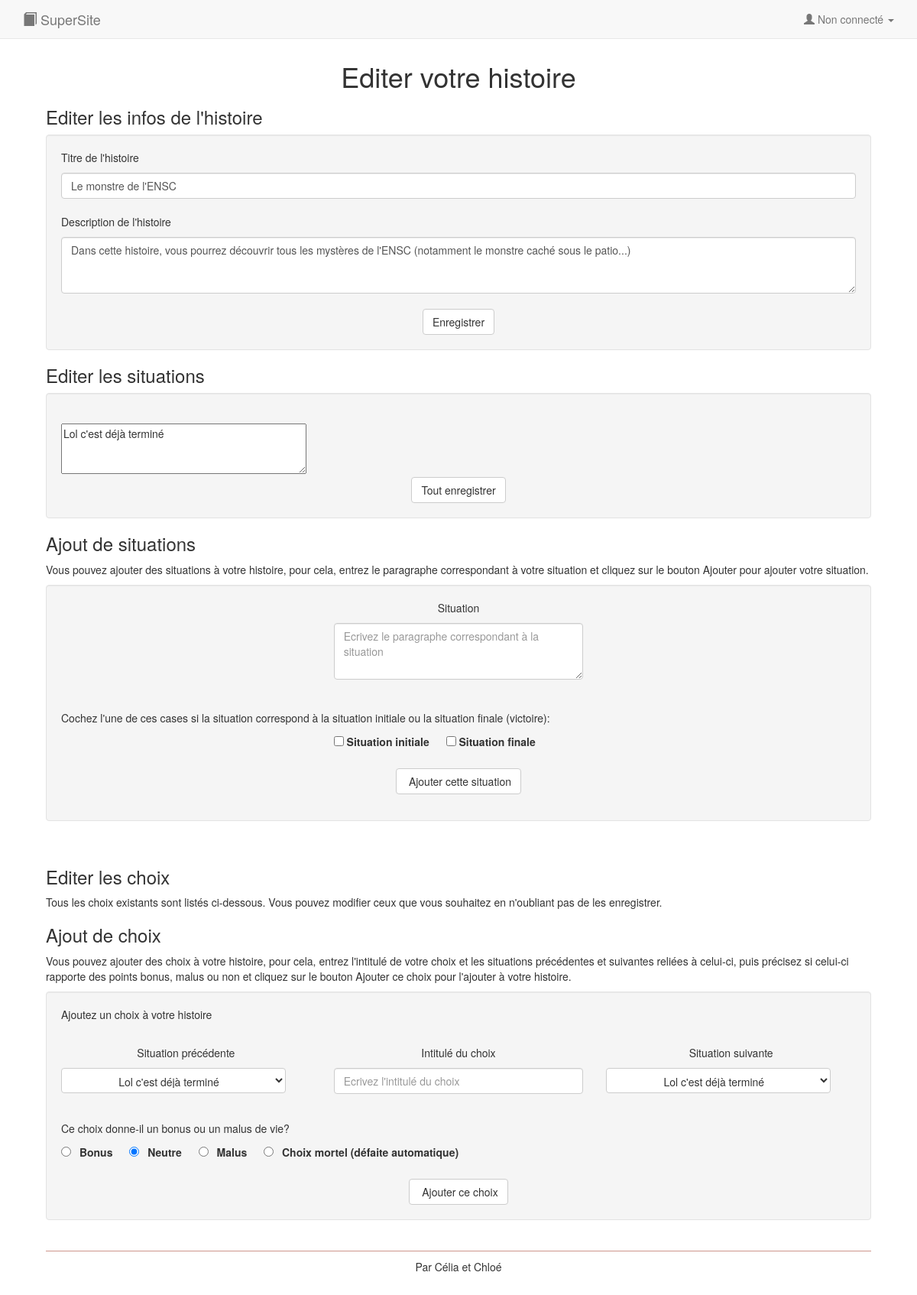
Page /edit.php?id_hist=2 on the committed database.
### tables this page shows
CREATE TABLE `histoire` (
  `id_hist` int(11) NOT NULL,
  `titre` varchar(50) NOT NULL,
  `image` varchar(20) NOT NULL,
  `description` varchar(700) NOT NULL,
  `affichee` int(1) NOT NULL DEFAULT 1,
  `id_sit_initiale` int(11) NOT NULL,
  `id_sit_finale` int(11) NOT NULL
);

CREATE TABLE `situation` (
  `id_sit` int(11) NOT NULL,
  `paragraphe` varchar(2000) NOT NULL,
  `id_hist` int(11) NOT NULL
);

### edit.php (the view, shortened to what this page needs)
<!doctype html>
<html>
<?php
require "head.php";
require "connect.php";
require "header.php";
if (isset($_GET['id_hist'])){
    $id_hist = $_GET['id_hist'];
}
if ($BDD){
    $req_histoire = $BDD->prepare("SELECT * FROM histoire WHERE id_hist=:idhist");
    $req_histoire->execute(array("idhist"=>$id_hist));
    $histoire = $req_histoire->fetch();
    $req_situations = $BDD->prepare("SELECT * FROM situation WHERE id_hist=:idhist");
    $req_situations->execute(array("idhist"=>$id_hist));
    $situations = $req_situations->fetchAll();
}
?>
    <h1 class="text-center">Editer votre histoire</h1>
    <h3> Editer les infos de l'histoire</h3>
    <div class="well">
        <form method="post" class="form" action="traitement_modif_sit&hist.php?id_hist=<?=$id_hist?>">
            <p> Titre de l'histoire</p>
            <input required type="text" name="titre" class="form-control" size="50" value="<?=$histoire['titre']?>"></input>
            <br>
            <p> Description de l'histoire</p>
            <textarea required name="resume" class="form-control" rows="3" cols="40"><?php echo $histoire['description']?></textarea>
            <br>
            <div class="text-center">
                <button type="submit" class="btn btn-secondary btn-default">Enregistrer</button>
            </div>
        </form>
    </div>
    <h3> Editer les situations</h3>
    <div class="well">
        <br>
        <form method="post" class="form" action="traitement_modif_sit&hist.php?id_hist=<?=$id_hist?>">
            <?php foreach ($situations as $situation){?>
                <textarea required name="<?=$situation['id_sit']?>" rows="3" cols="40"><?php echo $situation['paragraphe'];?></textarea>
            <?php }
            ?>
            <br/>
            <div class="text-center"><button type="submit" class="btn btn-default btn-secondary">Tout enregistrer</button></div>
        </form>
    </div>
    <h3>Ajout de situations</h3>
    <p>Vous pouvez ajouter des situations à votre histoire, pour cela, entrez le paragraphe correspondant à votre situation et cliquez sur le bouton Ajouter pour ajouter votre situation.</p>
    <div class="well">
    <fieldset>
                <form class="form-signin form-horizontal" role="form" method="post">
                <div class="form-group">
                    <div class="col-sm-6 col-sm-offset-3 col-md-4 col-md-offset-4">
                        <p class="text-center">Situation</p>
                        <textarea required name="situation" class="form-control" placeholder="Ecrivez le paragraphe correspondant à la situation" rows="3"></textarea><br/><br/>
                    </div>
                    <div class="col-sm-8">
                        <p>Cochez l'une de ces cases si la situation correspond à la situation initiale ou la situation finale (victoire): </p>
                    </div>
                    <div class="form-check col-sm-6 col-sm-offset-3 col-md-4 col-md-offset-4">
                        <input class="form-check-input" type="checkbox" value="1" id="sit_initiale" name="sit_initiale">
                        <label class="form-check-label" for="sit_initiale"> Situation initiale</label> &emsp;
                        <input class="form-check-input" type="checkbox" value="1" id="sit_finale" name="sit_finale">
                        <label class="form-check-label" for="sit_finale"> Situation finale</label>
                    </div>
                    <br>
                    <div class="col-sm-6 col-sm-offset-3 col-md-4 col-md-offset-4 text-center">
                        <br>
                        <button type="submit" class="btn btn-default btn-secondary"><span class="glyphicon"></span> Ajouter cette situation</button>
                    </div>
                </div>
                </form>
            </fieldset>
    </div>
    <br/>
    <h3> Editer les choix </h3>
    <p> Tous les choix existants sont listés ci-dessous. Vous pouvez modifier ceux que vous souhaitez en n'oubliant pas de les enregistrer.</p>
    <h3>Ajout de choix</h3>
    <p>Vous pouvez ajouter des choix à votre histoire, pour cela, entrez l'intitulé de votre choix et les situations précédentes et suivantes reliées à celui-ci, puis précisez si celui-ci rapporte des points bonus, malus ou non et cliquez sur le bouton Ajouter ce choix pour l'ajouter à votre histoire.</p>
    <div class="well">
            <p>Ajoutez un choix à votre histoire</p>
            <br>
            <fieldset>
                <form class="form-signin" role="form" method="post">
                <div class="form-group row">
                    <div class="col-xs-4 my-auto">
                        <p class="text-center"> Situation précédente </p>
                        <select class="form-select btn btn-default btn-secondary" name="sit_precedente" style="width:90%; height:33px">
                            <?php
                            foreach ($situations as $situation){
                                ?>
                                <option value=<?=$situation['id_sit']?>><?=substr($situation['paragraphe'],0,40)?></option>
                            <?php }
                            ?>
                        </select>
                    </div>
                    <div class="col-xs-4">
                        <p class="text-center">Intitulé du choix</p>
                        <input type="text" name="choix" class="form-control " placeholder="Ecrivez l'intitulé du choix" required></input>
                    </div>
                    <div class="col-xs-4 my-auto">
                        <p class="text-center"> Situation suivante </p>
                        <select class="form-select btn btn-default btn-secondary" name="sit_suivante" style="width:90%; height:33px">
                            <?php
                            foreach ($situations as $situation){
                                ?>
                                <option value=<?=$situation['id_sit']?>><?=substr($situation['paragraphe'],0,40)?></option>
                            <?php }
                            ?>
                        </select>
                    </div>
                    <br>
                    </div>
                    <br>
                    <div>
                        <p>Ce choix donne-il un bonus ou un malus de vie?</p>
                        <div class="form-check form-check-inline" required>
                            <input required class="form-check-input" type="radio" name="vies" id="vies1" value="1">&ensp;
                            <label class="form-check-label" for="vies1">Bonus</label> &emsp;
                            <input required class="form-check-input" type="radio" name="vies" id="vies2" value="0" checked>&ensp;
                            <label class="form-check-label" for="vies2">Neutre</label> &emsp;
                            <input required class="form-check-input" type="radio" name="vies" id="vies3" value="-1">&ensp;
                            <label class="form-check-label" for="vies3">Malus</label> &emsp;
                            <input required class="form-check-input" type="radio" name="vies" id="vies4" value="mortel">&ensp;
                            <label class="form-check-label" for="vies4">Choix mortel (défaite automatique)</label>
                        </div>
                    </div>
                    <br>
                    <div class="text-center">
                        <button type="submit" class="btn btn-default btn-secondary"><span class="glyphicon"></span> Ajouter ce choix</button>
                    </div>
                </div>
    <br>
<?php require "footer.php";
?>
</html>

### rows in the picture
histoire: titre "Le monstre de l'ENSC", resume "Dans cette histoire, vous pourrez découvrir tous les mystères de l'ENSC (notamment le monstre caché sous le patio...)"
situation: id_sit+paragraphe "Lol c'est déjà terminé"

### other values in the picture
form field sit_precedente "Lol c'est déjà terminé"
form field sit_suivante "Lol c'est déjà terminé"
